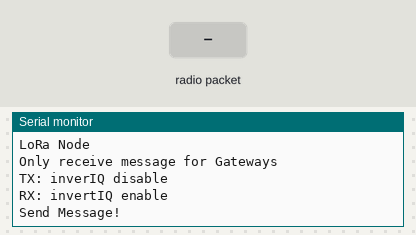
Recording of a sketch running on a simulated Arduino Uno, built with avr-gcc and run on an emulated ATmega328P. Parts: the last lines printed to the serial monitor. The test bench sets the inputs (shaded band). No radio packets arrive unless stated.

Above: at 1.2 s.
1.3 s: radio packet "1" arrives
At 1.9 s:
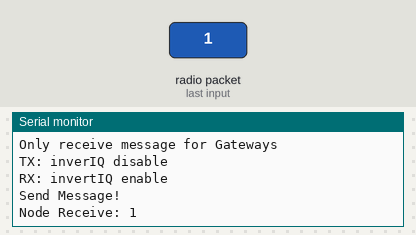
2.8 s: radio packet "0" arrives
At 2.96 s:
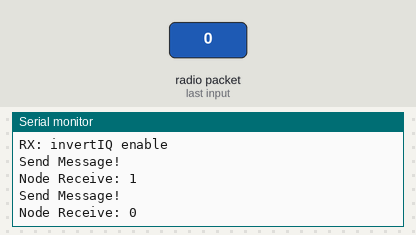
4.3 s: radio packet "2" arrives
At 4.9 s:
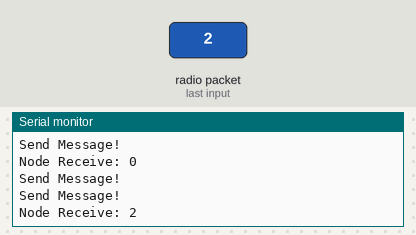

The sketch:

TestLoRaNode.ino
```cpp
#include <SPI.h>
#include <LoRa.h>

const long freq = 866E6;

const int csPin = 10;
const int rstPin = 9;
const int Lpin = 2;


void setup() {

  Serial.begin(9600);
  while (!Serial);

  LoRa.setPins(csPin, rstPin, Lpin);

  if (!LoRa.begin(freq)){
    Serial.print("LoRa Fail");
    while (true);
  }

  Serial.println("LoRa Success");
  Serial.println();
  Serial.println("LoRa Node");
  Serial.println("Only receive message for Gateways");
  Serial.println("TX: inverIQ disable");
  Serial.println("RX: invertIQ enable");
  Serial.println();

  LoRa.onReceive(onReceive);
  LoRa.onTxDone(onTxDone);
  LoRa_rxMode();
}

void loop() {
  if (runEvery(1000)) {

  String message = "Hello World ";
  message += "Im a Node";
  message += millis();

  LoRa_sendMessage(message);

  Serial.println("Send Message!");
  }

}


void LoRa_rxMode(){
  LoRa.enableInvertIQ();                // active invert I and Q signals
  LoRa.receive();                       // set receive mode
}

void LoRa_txMode(){
  LoRa.idle();                          // set standby mode
  LoRa.disableInvertIQ();               // normal mode
}

void LoRa_sendMessage(String message) {
  LoRa_txMode();                        // set tx mode
  LoRa.beginPacket();                   // start packet
  LoRa.print(message);                  // add payload
  LoRa.endPacket(true);                 // finish packet and send it
}

void onReceive(int packetSize) {
  String message = "";

  while (LoRa.available()) {
    message += (char)LoRa.read();
  }

  Serial.print("Node Receive: ");
  Serial.println(message);
}

void onTxDone() {
  Serial.println("TxDone");
  LoRa_rxMode();
}

boolean runEvery(unsigned long interval)
{
  static unsigned long previousMillis = 0;
  unsigned long currentMillis = millis();
  if (currentMillis - previousMillis >= interval)
  {
    previousMillis = currentMillis;
    return true;
  }
  return false;
}
```

Measured:
- after the input at 1.3 s, the serial monitor: prints a new line at once (image 1)
- after the input at 2.8 s, the serial monitor: prints a new line at once (image 2)
- after the input at 4.3 s, the serial monitor: prints a new line at once (image 3)
